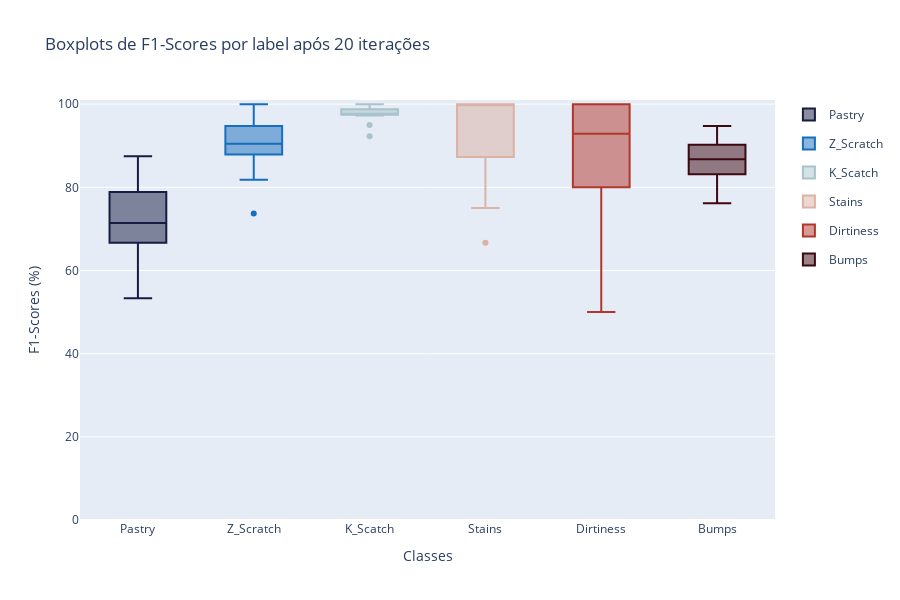

Notebook source saved alongside this figure:
### Code cell
plot_label_metrics(knn_imb_res, 'f1-scores', export=False, filename='knn_imb_f1', path='../figs/metrics_ensemble')

### Figure 1 — Plotly figure (JSON) as saved in the notebook; plotly's stock layout.template omitted (floating-point values rounded to 4 significant figures)
{"data": [{"legendgroup": "0", "marker": {"color": "rgb(23, 28, 66)"}, "name": "Pastry", "type": "box", "y": [71.43, 80, 53.33, 71.43, 66.67, 66.67, 77.78, 80, 80, 71.43, 58.82, 87.5, 82.35, 66.67, 66.67, 71.43, 53.33, 66.67, 61.54, 71.43]}, {"legendgroup": "1", "marker": {"color": "rgb(23, 110, 188)"}, "name": "Z_Scratch", "type": "box", "y": [94.74, 94.74, 95.24, 81.82, 86.96, 95.24, 94.74, 90, 94.74, 90, 73.68, 84.21, 94.12, 100, 88.89, 100, 88.89, 88.89, 90.91, 85.71]}, {"legendgroup": "2", "marker": {"color": "rgb(169, 195, 204)"}, "name": "K_Scatch", "type": "box", "y": [97.44, 100, 97.3, 97.3, 97.44, 100, 97.44, 100, 95, 92.31, 97.44, 97.56, 97.56, 97.44, 97.44, 97.44, 97.56, 100, 97.44, 100]}, {"legendgroup": "3", "marker": {"color": "rgb(220, 178, 164)"}, "name": "Stains", "type": "box", "y": [100, 100, 66.67, 100, 85.71, 88.89, 100, 100, 88.89, 100, 100, 85.71, 100, 100, 75, 100, 100, 100, 80, 100]}, {"legendgroup": "4", "marker": {"color": "rgb(177, 55, 43)"}, "name": "Dirtiness", "type": "box", "y": [100, 100, 85.71, 100, 85.71, 50, 80, 100, 57.14, 57.14, 100, 80, 100, 80, 100, 100, 80, 100, 100, 80]}, {"legendgroup": "5", "marker": {"color": "rgb(60, 9, 17)"}, "name": "Bumps", "type": "box", "y": [90.48, 90.48, 76.19, 82.93, 85, 87.8, 87.18, 93.02, 83.33, 78.95, 76.92, 94.74, 92.31, 90, 85, 88.37, 87.8, 86.36, 78.05, 85]}], "layout": {"autosize": true, "height": 600, "title": {"text": "Boxplots de F1-Scores por label após 20 iterações"}, "xaxis": {"title": {"text": "Classes"}}, "yaxis": {"range": [0, 101], "title": {"text": "F1-Scores (%)"}}}}
